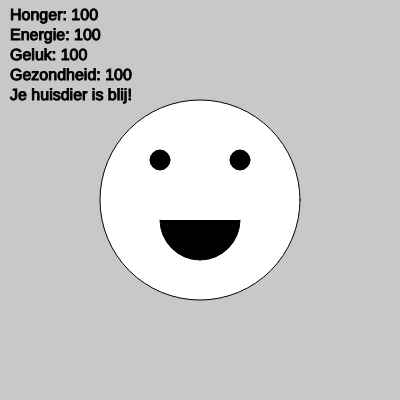
Frame 1 (no input)
Frame 60 (no input): identical to frame 1, image omitted
Frame 120 (the mouse pressed at the canvas centre since frame 60): identical to frame 1, image omitted

The p5.js sketch that drew this single still picture (run headless with seeded random() and noise() and a simulated clock; from frame 60 on, the mouse is pressed at the canvas centre):

// p5.js sketch
// ── sketch.js
let hunger = 100;
let energy = 100;
let happiness = 100;
let health = 100;

let isSleeping = false;
let petMood = "happy";

let playButton;
let feedButton;
let cleanButton;
let sleepButton;

function setup() {
  createCanvas(400, 400);
  textSize(16);
  setInterval(decreaseStats, 1000); // Statistieken nemen af om de 1 seconde

  playButton = createButton("play");
  playButton.mousePressed(play);

  feedButton = createButton("feed");
  feedButton.mousePressed(feed);

  cleanButton = createButton("clean");
  cleanButton.mousePressed(clean);

  sleepButton = createButton("sleep");
  sleepButton.mousePressed(sleep);
  
}


// function decreaseStats() {
//   happiness = happiness - 1;
//   energy = energy - 1;
//   hunger = hunger - 1;
//   health = health - 1;
// }

function draw() {
  background(200);

  // Huisdier gezicht tekenen
  drawPet();

  // Statistieken tonen
  showStats();

  // Feedback geven
  checkMood();
}

function drawPet() {
  // Basis huisdier gezicht
  fill(255);
  ellipse(width / 2, height / 2, 200, 200);
  
  // Ogen
  fill(0);
  ellipse(width / 2 - 40, height / 2 - 40, 20, 20);
  ellipse(width / 2 + 40, height / 2 - 40, 20, 20);
  
  // Gezichtsexpressie afhankelijk van stemming
  stroke(0);
  if (petMood === "happy") {
    arc(width / 2, height / 2 + 20, 80, 80, 0, PI); // glimlach
  } else if (petMood === "sad") {
    arc(width / 2, height / 2 + 50, 80, 80, PI, TWO_PI); // verdrietige mond
  } else if (petMood === "sick") {
    line(width / 2 - 30, height / 2 + 40, width / 2 + 30, height / 2 + 40); // rechte mond
  }
}

function showStats() {
  fill(0);
  text(`Honger: ${hunger}`, 10, 20);
  text(`Energie: ${energy}`, 10, 40);
  text(`Geluk: ${happiness}`, 10, 60);
  text(`Gezondheid: ${health}`, 10, 80);
}

function decreaseStats() {
  if (!isSleeping) {
    hunger = max(hunger - 1, 0);
    energy = max(energy - 1, 0);
    happiness = max(happiness - 1, 0);
    health = max(health - 1, 0);
  } else {
    energy = min(energy + 2, 100); // Energie wordt aangevuld als het huisdier slaapt
  }
  
  // Automatisch de stemming aanpassen op basis van de statistieken
  if (hunger < 30 || energy < 30 || happiness < 30 || health < 30) {
    petMood = "sad";
  } 
  if (health < 20) {
    petMood = "sick";
  } 
  if (hunger > 50 && energy > 50 && happiness > 50 && health > 50) {
    petMood = "happy";
  }
}

function checkMood() {
  fill(0);
  if (petMood === "happy") {
    text("Je huisdier is blij!", 10, 100);
  } else if (petMood === "sad") {
    text("Je huisdier is verdrietig!", 10, 100);
  } else if (petMood === "sick") {
    text("Je huisdier is ziek!", 10, 100);
  }
}

function feed(){
  hunger = min(hunger + 20, 100);
  energy = min(energy + 10, 100);
}

function sleep(){
  isSleeping = !isSleeping; // Slaapmodus aan/uit
}

function play(){
  happiness = min(happiness + 20, 100);
    energy = max(energy - 15, 0);
}

function clean(){
  health = min(health + 25, 100);
}
